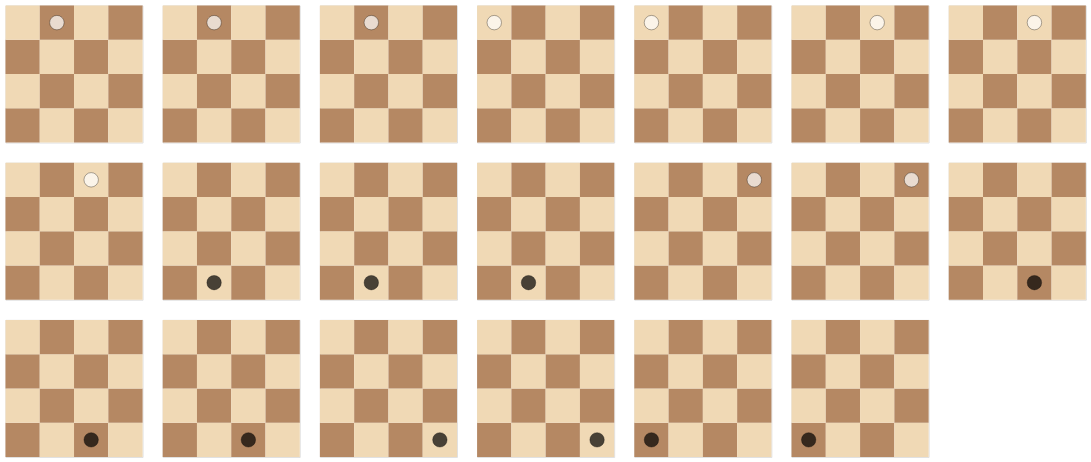

The notebook cell saved with this chart:
### Code cell
# positions leading to empty
multiple_positions_chart(
    [
        position_from_int(long_pos)
        for long_pos in transitions.filter(
            pl.col("end_pos") == 0, pl.col("transition_type") != "R"
        )["start_pos"]
    ],
    width=7,
)

### Figure 1 — Vega-Lite specification as saved in the notebook (floating-point values rounded to 4 significant figures)
{"config": {"view": {"continuousWidth": 300, "continuousHeight": 300}}, "vconcat": [{"hconcat": [{"layer": [{"data": {"name": "data-5743bd68fe4d2c5bd1c1ee52464506be"}, "mark": {"type": "rect"}, "encoding": {"color": {"field": "square", "legend": null, "scale": {"domain": ["light", "dark"], "range": ["#f0d9b5", "#b58863"]}, "type": "nominal"}, "x": {"axis": null, "field": "file", "scale": {"domain": [1, 2, 3, 4]}, "type": "ordinal"}, "y": {"axis": null, "field": "rank", "scale": {"domain": [1, 2, 3, 4]}, "type": "ordinal"}}}, {"data": {"name": "data-8c7549572336e0dd18f05832f90f7b8f"}, "mark": {"type": "circle", "size": 250, "stroke": "black", "strokeWidth": 0.5}, "encoding": {"color": {"field": "colour", "legend": null, "scale": {"domain": ["White", "Black"], "range": ["white", "black"]}, "type": "nominal"}, "x": {"field": "file", "scale": {"domain": [1, 2, 3, 4]}, "type": "ordinal"}, "y": {"field": "rank", "scale": {"domain": [1, 2, 3, 4], "reverse": true}, "type": "ordinal"}}}], "height": 150, "resolve": {"scale": {"color": "independent"}}, "width": 150}, {"layer": [{"data": {"name": "data-5743bd68fe4d2c5bd1c1ee52464506be"}, "mark": {"type": "rect"}, "encoding": {"color": {"field": "square", "legend": null, "scale": {"domain": ["light", "dark"], "range": ["#f0d9b5", "#b58863"]}, "type": "nominal"}, "x": {"axis": null, "field": "file", "scale": {"domain": [1, 2, 3, 4]}, "type": "ordinal"}, "y": {"axis": null, "field": "rank", "scale": {"domain": [1, 2, 3, 4]}, "type": "ordinal"}}}, {"data": {"name": "data-8c7549572336e0dd18f05832f90f7b8f"}, "mark": {"type": "circle", "size": 250, "stroke": "black", "strokeWidth": 0.5}, "encoding": {"color": {"field": "colour", "legend": null, "scale": {"domain": ["White", "Black"], "range": ["white", "black"]}, "type": "nominal"}, "x": {"field": "file", "scale": {"domain": [1, 2, 3, 4]}, "type": "ordinal"}, "y": {"field": "rank", "scale": {"domain": [1, 2, 3, 4], "reverse": true}, "type": "ordinal"}}}], "height": 150, "resolve": {"scale": {"color": "independent"}}, "width": 150}, {"layer": [{"data": {"name": "data-5743bd68fe4d2c5bd1c1ee52464506be"}, "mark": {"type": "rect"}, "encoding": {"color": {"field": "square", "legend": null, "scale": {"domain": ["light", "dark"], "range": ["#f0d9b5", "#b58863"]}, "type": "nominal"}, "x": {"axis": null, "field": "file", "scale": {"domain": [1, 2, 3, 4]}, "type": "ordinal"}, "y": {"axis": null, "field": "rank", "scale": {"domain": [1, 2, 3, 4]}, "type": "ordinal"}}}, {"data": {"name": "data-8c7549572336e0dd18f05832f90f7b8f"}, "mark": {"type": "circle", "size": 250, "stroke": "black", "strokeWidth": 0.5}, "encoding": {"color": {"field": "colour", "legend": null, "scale": {"domain": ["White", "Black"], "range": ["white", "black"]}, "type": "nominal"}, "x": {"field": "file", "scale": {"domain": [1, 2, 3, 4]}, "type": "ordinal"}, "y": {"field": "rank", "scale": {"domain": [1, 2, 3, 4], "reverse": true}, "type": "ordinal"}}}], "height": 150, "resolve": {"scale": {"color": "independent"}}, "width": 150}, {"layer": [{"data": {"name": "data-5743bd68fe4d2c5bd1c1ee52464506be"}, "mark": {"type": "rect"}, "encoding": {"color": {"field": "square", "legend": null, "scale": {"domain": ["light", "dark"], "range": ["#f0d9b5", "#b58863"]}, "type": "nominal"}, "x": {"axis": null, "field": "file", "scale": {"domain": [1, 2, 3, 4]}, "type": "ordinal"}, "y": {"axis": null, "field": "rank", "scale": {"domain": [1, 2, 3, 4]}, "type": "ordinal"}}}, {"data": {"name": "data-f0015fd0409854f02da2b9a81ad73783"}, "mark": {"type": "circle", "size": 250, "stroke": "black", "strokeWidth": 0.5}, "encoding": {"color": {"field": "colour", "legend": null, "scale": {"domain": ["White", "Black"], "range": ["white", "black"]}, "type": "nominal"}, "x": {"field": "file", "scale": {"domain": [1, 2, 3, 4]}, "type": "ordinal"}, "y": {"field": "rank", "scale": {"domain": [1, 2, 3, 4], "reverse": true}, "type": "ordinal"}}}], "height": 150, "resolve": {"scale": {"color": "independent"}}, "width": 150}, {"layer": [{"data": {"name": "data-5743bd68fe4d2c5bd1c1ee52464506be"}, "mark": {"type": "rect"}, "encoding": {"color": {"field": "square", "legend": null, "scale": {"domain": ["light", "dark"], "range": ["#f0d9b5", "#b58863"]}, "type": "nominal"}, "x": {"axis": null, "field": "file", "scale": {"domain": [1, 2, 3, 4]}, "type": "ordinal"}, "y": {"axis": null, "field": "rank", "scale": {"domain": [1, 2, 3, 4]}, "type": "ordinal"}}}, {"data": {"name": "data-f0015fd0409854f02da2b9a81ad73783"}, "mark": {"type": "circle", "size": 250, "stroke": "black", "strokeWidth": 0.5}, "encoding": {"color": {"field": "colour", "legend": null, "scale": {"domain": ["White", "Black"], "range": ["white", "black"]}, "type": "nominal"}, "x": {"field": "file", "scale": {"domain": [1, 2, 3, 4]}, "type": "ordinal"}, "y": {"field": "rank", "scale": {"domain": [1, 2, 3, 4], "reverse": true}, "type": "ordinal"}}}], "height": 150, "resolve": {"scale": {"color": "independent"}}, "width": 150}, {"layer": [{"data": {"name": "data-5743bd68fe4d2c5bd1c1ee52464506be"}, "mark": {"type": "rect"}, "encoding": {"color": {"field": "square", "legend": null, "scale": {"domain": ["light", "dark"], "range": ["#f0d9b5", "#b58863"]}, "type": "nominal"}, "x": {"axis": null, "field": "file", "scale": {"domain": [1, 2, 3, 4]}, "type": "ordinal"}, "y": {"axis": null, "field": "rank", "scale": {"domain": [1, 2, 3, 4]}, "type": "ordinal"}}}, {"data": {"name": "data-9c8068c24cf96fe73c32e7d0010a60e3"}, "mark": {"type": "circle", "size": 250, "stroke": "black", "strokeWidth": 0.5}, "encoding": {"color": {"field": "colour", "legend": null, "scale": {"domain": ["White", "Black"], "range": ["white", "black"]}, "type": "nominal"}, "x": {"field": "file", "scale": {"domain": [1, 2, 3, 4]}, "type": "ordinal"}, "y": {"field": "rank", "scale": {"domain": [1, 2, 3, 4], "reverse": true}, "type": "ordinal"}}}], "height": 150, "resolve": {"scale": {"color": "independent"}}, "width": 150}, {"layer": [{"data": {"name": "data-5743bd68fe4d2c5bd1c1ee52464506be"}, "mark": {"type": "rect"}, "encoding": {"color": {"field": "square", "legend": null, "scale": {"domain": ["light", "dark"], "range": ["#f0d9b5", "#b58863"]}, "type": "nominal"}, "x": {"axis": null, "field": "file", "scale": {"domain": [1, 2, 3, 4]}, "type": "ordinal"}, "y": {"axis": null, "field": "rank", "scale": {"domain": [1, 2, 3, 4]}, "type": "ordinal"}}}, {"data": {"name": "data-9c8068c24cf96fe73c32e7d0010a60e3"}, "mark": {"type": "circle", "size": 250, "stroke": "black", "strokeWidth": 0.5}, "encoding": {"color": {"field": "colour", "legend": null, "scale": {"domain": ["White", "Black"], "range": ["white", "black"]}, "type": "nominal"}, "x": {"field": "file", "scale": {"domain": [1, 2, 3, 4]}, "type": "ordinal"}, "y": {"field": "rank", "scale": {"domain": [1, 2, 3, 4], "reverse": true}, "type": "ordinal"}}}], "height": 150, "resolve": {"scale": {"color": "independent"}}, "width": 150}]}, {"hconcat": [{"layer": [{"data": {"name": "data-5743bd68fe4d2c5bd1c1ee52464506be"}, "mark": {"type": "rect"}, "encoding": {"color": {"field": "square", "legend": null, "scale": {"domain": ["light", "dark"], "range": ["#f0d9b5", "#b58863"]}, "type": "nominal"}, "x": {"axis": null, "field": "file", "scale": {"domain": [1, 2, 3, 4]}, "type": "ordinal"}, "y": {"axis": null, "field": "rank", "scale": {"domain": [1, 2, 3, 4]}, "type": "ordinal"}}}, {"data": {"name": "data-9c8068c24cf96fe73c32e7d0010a60e3"}, "mark": {"type": "circle", "size": 250, "stroke": "black", "strokeWidth": 0.5}, "encoding": {"color": {"field": "colour", "legend": null, "scale": {"domain": ["White", "Black"], "range": ["white", "black"]}, "type": "nominal"}, "x": {"field": "file", "scale": {"domain": [1, 2, 3, 4]}, "type": "ordinal"}, "y": {"field": "rank", "scale": {"domain": [1, 2, 3, 4], "reverse": true}, "type": "ordinal"}}}], "height": 150, "resolve": {"scale": {"color": "independent"}}, "width": 150}, {"layer": [{"data": {"name": "data-5743bd68fe4d2c5bd1c1ee52464506be"}, "mark": {"type": "rect"}, "encoding": {"color": {"field": "square", "legend": null, "scale": {"domain": ["light", "dark"], "range": ["#f0d9b5", "#b58863"]}, "type": "nominal"}, "x": {"axis": null, "field": "file", "scale": {"domain": [1, 2, 3, 4]}, "type": "ordinal"}, "y": {"axis": null, "field": "rank", "scale": {"domain": [1, 2, 3, 4]}, "type": "ordinal"}}}, {"data": {"name": "data-5b00e522b5f07de01df4272128657949"}, "mark": {"type": "circle", "size": 250, "stroke": "black", "strokeWidth": 0.5}, "encoding": {"color": {"field": "colour", "legend": null, "scale": {"domain": ["White", "Black"], "range": ["white", "black"]}, "type": "nominal"}, "x": {"field": "file", "scale": {"domain": [1, 2, 3, 4]}, "type": "ordinal"}, "y": {"field": "rank", "scale": {"domain": [1, 2, 3, 4], "reverse": true}, "type": "ordinal"}}}], "height": 150, "resolve": {"scale": {"color": "independent"}}, "width": 150}, {"layer": [{"data": {"name": "data-5743bd68fe4d2c5bd1c1ee52464506be"}, "mark": {"type": "rect"}, "encoding": {"color": {"field": "square", "legend": null, "scale": {"domain": ["light", "dark"], "range": ["#f0d9b5", "#b58863"]}, "type": "nominal"}, "x": {"axis": null, "field": "file", "scale": {"domain": [1, 2, 3, 4]}, "type": "ordinal"}, "y": {"axis": null, "field": "rank", "scale": {"domain": [1, 2, 3, 4]}, "type": "ordinal"}}}, {"data": {"name": "data-5b00e522b5f07de01df4272128657949"}, "mark": {"type": "circle", "size": 250, "stroke": "black", "strokeWidth": 0.5}, "encoding": {"color": {"field": "colour", "legend": null, "scale": {"domain": ["White", "Black"], "range": ["white", "black"]}, "type": "nominal"}, "x": {"field": "file", "scale": {"domain": [1, 2, 3, 4]}, "type": "ordinal"}, "y": {"field": "rank", "scale": {"domain": [1, 2, 3, 4], "reverse": true}, "type": "ordinal"}}}], "height": 150, "resolve": {"scale": {"color": "independent"}}, "width": 150}, {"layer": [{"data": {"name": "data-5743bd68fe4d2c5bd1c1ee52464506be"}, "mark": {"type": "rect"}, "encoding": {"color": {"field": "square", "legend": null, "scale": {"domain": ["light", "dark"], "range": ["#f0d9b5", "#b58863"]}, "type": "nominal"}, "x": {"axis": null, "field": "file", "scale": {"domain": [1, 2, 3, 4]}, "type": "ordinal"}, "y": {"axis": null, "field": "rank", "scale": {"domain": [1, 2, 3, 4]}, "type": "ordinal"}}}, {"data": {"name": "data-5b00e522b5f07de01df4272128657949"}, "mark": {"type": "circle", "size": 250, "stroke": "black", "strokeWidth": 0.5}, "encoding": {"color": {"field": "colour", "legend": null, "scale": {"domain": ["White", "Black"], "range": ["white", "black"]}, "type": "nominal"}, "x": {"field": "file", "scale": {"domain": [1, 2, 3, 4]}, "type": "ordinal"}, "y": {"field": "rank", "scale": {"domain": [1, 2, 3, 4], "reverse": true}, "type": "ordinal"}}}], "height": 150, "resolve": {"scale": {"color": "independent"}}, "width": 150}, {"layer": [{"data": {"name": "data-5743bd68fe4d2c5bd1c1ee52464506be"}, "mark": {"type": "rect"}, "encoding": {"color": {"field": "square", "legend": null, "scale": {"domain": ["light", "dark"], "range": ["#f0d9b5", "#b58863"]}, "type": "nominal"}, "x": {"axis": null, "field": "file", "scale": {"domain": [1, 2, 3, 4]}, "type": "ordinal"}, "y": {"axis": null, "field": "rank", "scale": {"domain": [1, 2, 3, 4]}, "type": "ordinal"}}}, {"data": {"name": "data-8dcbadcce54110cc5f7cca439f1a910d"}, "mark": {"type": "circle", "size": 250, "stroke": "black", "strokeWidth": 0.5}, "encoding": {"color": {"field": "colour", "legend": null, "scale": {"domain": ["White", "Black"], "range": ["white", "black"]}, "type": "nominal"}, "x": {"field": "file", "scale": {"domain": [1, 2, 3, 4]}, "type": "ordinal"}, "y": {"field": "rank", "scale": {"domain": [1, 2, 3, 4], "reverse": true}, "type": "ordinal"}}}], "height": 150, "resolve": {"scale": {"color": "independent"}}, "width": 150}, {"layer": [{"data": {"name": "data-5743bd68fe4d2c5bd1c1ee52464506be"}, "mark": {"type": "rect"}, "encoding": {"color": {"field": "square", "legend": null, "scale": {"domain": ["light", "dark"], "range": ["#f0d9b5", "#b58863"]}, "type": "nominal"}, "x": {"axis": null, "field": "file", "scale": {"domain": [1, 2, 3, 4]}, "type": "ordinal"}, "y": {"axis": null, "field": "rank", "scale": {"domain": [1, 2, 3, 4]}, "type": "ordinal"}}}, {"data": {"name": "data-8dcbadcce54110cc5f7cca439f1a910d"}, "mark": {"type": "circle", "size": 250, "stroke": "black", "strokeWidth": 0.5}, "encoding": {"color": {"field": "colour", "legend": null, "scale": {"domain": ["White", "Black"], "range": ["white", "black"]}, "type": "nominal"}, "x": {"field": "file", "scale": {"domain": [1, 2, 3, 4]}, "type": "ordinal"}, "y": {"field": "rank", "scale": {"domain": [1, 2, 3, 4], "reverse": true}, "type": "ordinal"}}}], "height": 150, "resolve": {"scale": {"color": "independent"}}, "width": 150}, {"layer": [{"data": {"name": "data-5743bd68fe4d2c5bd1c1ee52464506be"}, "mark": {"type": "rect"}, "encoding": {"color": {"field": "square", "legend": null, "scale": {"domain": ["light", "dark"], "range": ["#f0d9b5", "#b58863"]}, "type": "nominal"}, "x": {"axis": null, "field": "file", "scale": {"domain": [1, 2, 3, 4]}, "type": "ordinal"}, "y": {"axis": null, "field": "rank", "scale": {"domain": [1, 2, 3, 4]}, "type": "ordinal"}}}, {"data": {"name": "data-a4eb9f7c018c508aaf3fac1a82dd3c91"}, "mark": {"type": "circle", "size": 250, "stroke": "black", "strokeWidth": 0.5}, "encoding": {"color": {"field": "colour", "legend": null, "scale": {"domain": ["White", "Black"], "range": ["white", "black"]}, "type": "nominal"}, "x": {"field": "file", "scale": {"domain": [1, 2, 3, 4]}, "type": "ordinal"}, "y": {"field": "rank", "scale": {"domain": [1, 2, 3, 4], "reverse": true}, "type": "ordinal"}}}], "height": 150, "resolve": {"scale": {"color": "independent"}}, "width": 150}]}, {"hconcat": [{"layer": [{"data": {"name": "data-5743bd68fe4d2c5bd1c1ee52464506be"}, "mark": {"type": "rect"}, "encoding": {"color": {"field": "square", "legend": null, "scale": {"domain": ["light", "dark"], "range": ["#f0d9b5", "#b58863"]}, "type": "nominal"}, "x": {"axis": null, "field": "file", "scale": {"domain": [1, 2, 3, 4]}, "type": "ordinal"}, "y": {"axis": null, "field": "rank", "scale": {"domain": [1, 2, 3, 4]}, "type": "ordinal"}}}, {"data": {"name": "data-a4eb9f7c018c508aaf3fac1a82dd3c91"}, "mark": {"type": "circle", "size": 250, "stroke": "black", "strokeWidth": 0.5}, "encoding": {"color": {"field": "colour", "legend": null, "scale": {"domain": ["White", "Black"], "range": ["white", "black"]}, "type": "nominal"}, "x": {"field": "file", "scale": {"domain": [1, 2, 3, 4]}, "type": "ordinal"}, "y": {"field": "rank", "scale": {"domain": [1, 2, 3, 4], "reverse": true}, "type": "ordinal"}}}], "height": 150, "resolve": {"scale": {"color": "independent"}}, "width": 150}, {"layer": [{"data": {"name": "data-5743bd68fe4d2c5bd1c1ee52464506be"}, "mark": {"type": "rect"}, "encoding": {"color": {"field": "square", "legend": null, "scale": {"domain": ["light", "dark"], "range": ["#f0d9b5", "#b58863"]}, "type": "nominal"}, "x": {"axis": null, "field": "file", "scale": {"domain": [1, 2, 3, 4]}, "type": "ordinal"}, "y": {"axis": null, "field": "rank", "scale": {"domain": [1, 2, 3, 4]}, "type": "ordinal"}}}, {"data": {"name": "data-a4eb9f7c018c508aaf3fac1a82dd3c91"}, "mark": {"type": "circle", "size": 250, "stroke": "black", "strokeWidth": 0.5}, "encoding": {"color": {"field": "colour", "legend": null, "scale": {"domain": ["White", "Black"], "range": ["white", "black"]}, "type": "nominal"}, "x": {"field": "file", "scale": {"domain": [1, 2, 3, 4]}, "type": "ordinal"}, "y": {"field": "rank", "scale": {"domain": [1, 2, 3, 4], "reverse": true}, "type": "ordinal"}}}], "height": 150, "resolve": {"scale": {"color": "independent"}}, "width": 150}, {"layer": [{"data": {"name": "data-5743bd68fe4d2c5bd1c1ee52464506be"}, "mark": {"type": "rect"}, "encoding": {"color": {"field": "square", "legend": null, "scale": {"domain": ["light", "dark"], "range": ["#f0d9b5", "#b58863"]}, "type": "nominal"}, "x": {"axis": null, "field": "file", "scale": {"domain": [1, 2, 3, 4]}, "type": "ordinal"}, "y": {"axis": null, "field": "rank", "scale": {"domain": [1, 2, 3, 4]}, "type": "ordinal"}}}, {"data": {"name": "data-e5d7ea631ad5c5fd91c96f0a630b8944"}, "mark": {"type": "circle", "size": 250, "stroke": "black", "strokeWidth": 0.5}, "encoding": {"color": {"field": "colour", "legend": null, "scale": {"domain": ["White", "Black"], "range": ["white", "black"]}, "type": "nominal"}, "x": {"field": "file", "scale": {"domain": [1, 2, 3, 4]}, "type": "ordinal"}, "y": {"field": "rank", "scale": {"domain": [1, 2, 3, 4], "reverse": true}, "type": "ordinal"}}}], "height": 150, "resolve": {"scale": {"color": "independent"}}, "width": 150}, {"layer": [{"data": {"name": "data-5743bd68fe4d2c5bd1c1ee52464506be"}, "mark": {"type": "rect"}, "encoding": {"color": {"field": "square", "legend": null, "scale": {"domain": ["light", "dark"], "range": ["#f0d9b5", "#b58863"]}, "type": "nominal"}, "x": {"axis": null, "field": "file", "scale": {"domain": [1, 2, 3, 4]}, "type": "ordinal"}, "y": {"axis": null, "field": "rank", "scale": {"domain": [1, 2, 3, 4]}, "type": "ordinal"}}}, {"data": {"name": "data-e5d7ea631ad5c5fd91c96f0a630b8944"}, "mark": {"type": "circle", "size": 250, "stroke": "black", "strokeWidth": 0.5}, "encoding": {"color": {"field": "colour", "legend": null, "scale": {"domain": ["White", "Black"], "range": ["white", "black"]}, "type": "nominal"}, "x": {"field": "file", "scale": {"domain": [1, 2, 3, 4]}, "type": "ordinal"}, "y": {"field": "rank", "scale": {"domain": [1, 2, 3, 4], "reverse": true}, "type": "ordinal"}}}], "height": 150, "resolve": {"scale": {"color": "independent"}}, "width": 150}, {"layer": [{"data": {"name": "data-5743bd68fe4d2c5bd1c1ee52464506be"}, "mark": {"type": "rect"}, "encoding": {"color": {"field": "square", "legend": null, "scale": {"domain": ["light", "dark"], "range": ["#f0d9b5", "#b58863"]}, "type": "nominal"}, "x": {"axis": null, "field": "file", "scale": {"domain": [1, 2, 3, 4]}, "type": "ordinal"}, "y": {"axis": null, "field": "rank", "scale": {"domain": [1, 2, 3, 4]}, "type": "ordinal"}}}, {"data": {"name": "data-b792ee1d409b6a887a79a96c5a11e4a0"}, "mark": {"type": "circle", "size": 250, "stroke": "black", "strokeWidth": 0.5}, "encoding": {"color": {"field": "colour", "legend": null, "scale": {"domain": ["White", "Black"], "range": ["white", "black"]}, "type": "nominal"}, "x": {"field": "file", "scale": {"domain": [1, 2, 3, 4]}, "type": "ordinal"}, "y": {"field": "rank", "scale": {"domain": [1, 2, 3, 4], "reverse": true}, "type": "ordinal"}}}], "height": 150, "resolve": {"scale": {"color": "independent"}}, "width": 150}, {"layer": [{"data": {"name": "data-5743bd68fe4d2c5bd1c1ee52464506be"}, "mark": {"type": "rect"}, "encoding": {"color": {"field": "square", "legend": null, "scale": {"domain": ["light", "dark"], "range": ["#f0d9b5", "#b58863"]}, "type": "nominal"}, "x": {"axis": null, "field": "file", "scale": {"domain": [1, 2, 3, 4]}, "type": "ordinal"}, "y": {"axis": null, "field": "rank", "scale": {"domain": [1, 2, 3, 4]}, "type": "ordinal"}}}, {"data": {"name": "data-b792ee1d409b6a887a79a96c5a11e4a0"}, "mark": {"type": "circle", "size": 250, "stroke": "black", "strokeWidth": 0.5}, "encoding": {"color": {"field": "colour", "legend": null, "scale": {"domain": ["White", "Black"], "range": ["white", "black"]}, "type": "nominal"}, "x": {"field": "file", "scale": {"domain": [1, 2, 3, 4]}, "type": "ordinal"}, "y": {"field": "rank", "scale": {"domain": [1, 2, 3, 4], "reverse": true}, "type": "ordinal"}}}], "height": 150, "resolve": {"scale": {"color": "independent"}}, "width": 150}]}], "$schema": "https://vega.github.io/schema/vega-lite/v6.4.1.json", "datasets": {"data-5743bd68fe4d2c5bd1c1ee52464506be": [{"rank": 1, "file": 1, "square": "dark"}, {"rank": 2, "file": 1, "square": "light"}, {"rank": 3, "file": 1, "square": "dark"}, {"rank": 4, "file": 1, "square": "light"}, {"rank": 1, "file": 2, "square": "light"}, {"rank": 2, "file": 2, "square": "dark"}, {"rank": 3, "file": 2, "square": "light"}, {"rank": 4, "file": 2, "square": "dark"}, {"rank": 1, "file": 3, "square": "dark"}, {"rank": 2, "file": 3, "square": "light"}, {"rank": 3, "file": 3, "square": "dark"}, {"rank": 4, "file": 3, "square": "light"}, {"rank": 1, "file": 4, "square": "light"}, {"rank": 2, "file": 4, "square": "dark"}, {"rank": 3, "file": 4, "square": "light"}, {"rank": 4, "file": 4, "square": "dark"}], "data-8c7549572336e0dd18f05832f90f7b8f": [{"rank": 4, "file": 2, "colour": "White"}], "data-f0015fd0409854f02da2b9a81ad73783": [{"rank": 4, "file": 1, "colour": "White"}], "data-9c8068c24cf96fe73c32e7d0010a60e3": [{"rank": 4, "file": 3, "colour": "White"}], "data-5b00e522b5f07de01df4272128657949": [{"rank": 1, "file": 2, "colour": "Black"}], "data-8dcbadcce54110cc5f7cca439f1a910d": [{"rank": 4, "file": 4, "colour": "White"}], "data-a4eb9f7c018c508aaf3fac1a82dd3c91": [{"rank": 1, "file": 3, "colour": "Black"}], "data-e5d7ea631ad5c5fd91c96f0a630b8944": [{"rank": 1, "file": 4, "colour": "Black"}], "data-b792ee1d409b6a887a79a96c5a11e4a0": [{"rank": 1, "file": 1, "colour": "Black"}]}}
